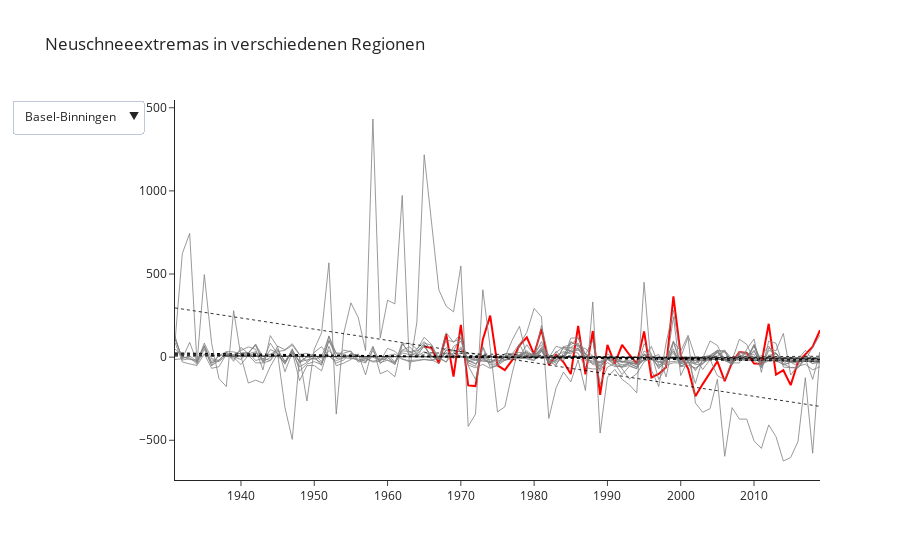

Notebook code for this chart:
### Markdown cell above
In den anderen Regionen sieht man diese Abnahme ebenfalls. In diesem Plot kann man die einzelnen
Regionen anschauen mit einer Linearen Regression. Davos ist markiert als rote Linie und die Linie der linearen Regression
als gestrichelte Linie.

### Code cell
df = pd.read_csv('Neuschnee.csv')
selectable_region_plot(df)
